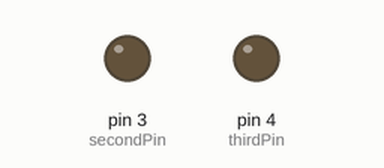
Recording of a sketch running on a simulated Arduino Uno, built with avr-gcc and run on an emulated ATmega328P. Parts: output pins drawn as LEDs (lit = HIGH). Pins used as bus, display or sensor lines are not drawn.

Above: at 0.5 s.
At 4.2 s:
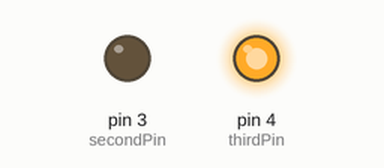
At 7.2 s:
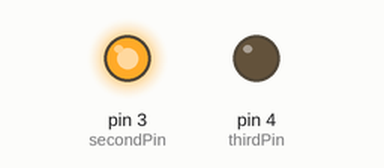
Timing chart, 0 to 7.8 s (numbered marks = the images above):
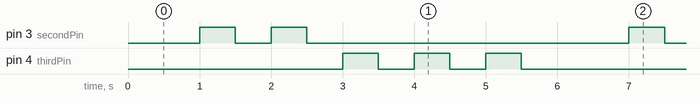

Measured:
- by itself, pin 3 (secondPin): repeats every 6.0 s: LOW 0.50 s, HIGH 0.50 s, LOW 4.5 s, HIGH 0.50 s
- by itself, pin 4 (thirdPin): repeats every 6.0 s: 2 × (LOW 0.50 s, HIGH 0.50 s), LOW 3.5 s, HIGH 0.50 s
- by itself, everything shown: repeats every 6.0 s, in 10 steps

The sketch:

three_blinky.ino
```cpp
const int firstPin = 2;
const int secondPin = 3;
const int thirdPin = 4;
const int delayDuration = 500;

void setup() {
  pinMode(firstPin, OUTPUT);
  pinMode(secondPin, OUTPUT);
  pinMode(thirdPin, OUTPUT);
}

void loop() {
  blink(firstPin);

  for (int i = 0; i < 2; i++) {
    blink(secondPin);
  }

  for (int i = 0; i < 3; i++) {
    blink(thirdPin);
  }
}

void blink(const int pin) {
  digitalWrite(pin, HIGH);
  delay(delayDuration);
  digitalWrite(pin, LOW);
  delay(delayDuration);
}
```
